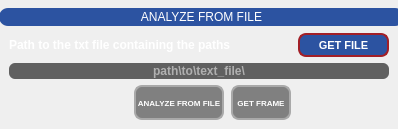
            <widget class="QGroupBox" name="groupBox_4">
             <property name="minimumSize">
              <size>
               <width>0</width>
               <height>125</height>
              </size>
             </property>
             <property name="styleSheet">
              <string notr="true">QGroupBox {
    border: none;
    margin-top: 24; 
}

QGroupBox::title {
    background-color: #2C53A1;
    color: #FFFFFF;
    padding: 2px 140px;     
    margin-top: 8px;        
    margin-bottom: 2px;      
    border-radius: 4px;
    font-weight: bold;
    border-top-left-radius: 9px;
    border-bottom-left-radius: 9px;
    border-top-right-radius: 9px;
    border-bottom-right-radius: 9px;
    subcontrol-origin: margin;
    subcontrol-position: top center; 
}</string>
             </property>
             <property name="title">
              <string>ANALYZE FROM FILE</string>
             </property>
             <layout class="QGridLayout" name="gridLayout_3" columnminimumwidth="0,0,0,0,0">
              <property name="leftMargin">
               <number>9</number>
              </property>
              <property name="topMargin">
               <number>9</number>
              </property>
              <property name="rightMargin">
               <number>9</number>
              </property>
              <property name="bottomMargin">
               <number>9</number>
              </property>
              <property name="horizontalSpacing">
               <number>7</number>
              </property>
              <property name="verticalSpacing">
               <number>6</number>
              </property>
              <item row="0" column="0" colspan="3">
               <widget class="QLabel" name="path_to_file_label">
                <property name="sizePolicy">
                 <sizepolicy hsizetype="Preferred" vsizetype="Preferred">
                  <horstretch>0</horstretch>
                  <verstretch>0</verstretch>
                 </sizepolicy>
                </property>
                <property name="minimumSize">
                 <size>
                  <width>183</width>
                  <height>0</height>
                 </size>
                </property>
                <property name="cursor">
                 <cursorShape>WhatsThisCursor</cursorShape>
                </property>
                <property name="toolTip">
                 <string>&lt;html&gt;&lt;head/&gt;&lt;body&gt;&lt;p&gt;&lt;span style=&quot; font-size:8pt; font-weight:400;&quot;&gt;Select a &lt;/span&gt;&lt;span style=&quot; font-size:8pt;&quot;&gt;.txt&lt;/span&gt;&lt;span style=&quot; font-size:8pt; font-weight:400;&quot;&gt; file containing the list of video file paths to be analyzed.&lt;/span&gt;&lt;/p&gt;&lt;p&gt;&lt;span style=&quot; font-size:8pt; font-weight:400;&quot;&gt;Each line in the file should correspond to a valid video allowing batch processing without manually selecting files.&lt;/span&gt;&lt;/p&gt;&lt;p&gt;&lt;span style=&quot; font-size:8pt; font-weight:400; font-style:italic;&quot;&gt;Example format:&lt;/span&gt;&lt;/p&gt;&lt;p&gt;&lt;span style=&quot; font-size:8pt; font-weight:400; font-style:italic;&quot;&gt;C:\data\video1.mp4&lt;/span&gt;&lt;/p&gt;&lt;p&gt;&lt;span style=&quot; font-size:8pt; font-weight:400; font-style:italic;&quot;&gt;C:\data\video2.mp4&lt;/span&gt;&lt;/p&gt;&lt;/body&gt;&lt;/html&gt;</string>
                </property>
                <property name="styleSheet">
                 <string notr="true">QLabel{color:#FFFFFF;font:7pt&quot;Arial&quot;;font-weight:bold;}</string>
                </property>
                <property name="text">
                 <string notr="true">Path to the txt file containing the paths</string>
                </property>
               </widget>
              </item>
              <item row="0" column="3">
               <spacer name="horizontalSpacer_2">
                <property name="orientation">
                 <enum>Qt::Orientation::Horizontal</enum>
                </property>
                <property name="sizeHint" stdset="0">
                 <size>
                  <width>52</width>
                  <height>18</height>
                 </size>
                </property>
               </spacer>
              </item>
              <item row="0" column="4">
               <widget class="QPushButton" name="get_file_to_analyze_button">
                <property name="sizePolicy">
                 <sizepolicy hsizetype="Preferred" vsizetype="Preferred">
                  <horstretch>0</horstretch>
                  <verstretch>0</verstretch>
                 </sizepolicy>
                </property>
                <property name="minimumSize">
                 <size>
                  <width>91</width>
                  <height>24</height>
                 </size>
                </property>
                <property name="font">
                 <font>
                  <family>Arial</family>
                  <pointsize>8</pointsize>
                  <italic>false</italic>
                  <bold>true</bold>
                 </font>
                </property>
                <property name="cursor">
                 <cursorShape>PointingHandCursor</cursorShape>
                </property>
                <property name="styleSheet">
                 <string notr="true">QPushButton {
    border: 2px solid #A21F27;
    border-radius: 8px;
    background-color: #2C53A1;
    color: #FFFFFF;
    font: 8pt &quot;Arial&quot;;
    font-weight: bold;
}
QPushButton:pressed {
    border: 2px solid #A21F27;
    border-radius: 8px;
    background-color: #A21F27;
    color: #FFFFFF;
}
QPushButton:disabled {
    background-color: gray;
    color: white;
    border: 2px solid darkgray;
}</string>
                </property>
                <property name="text">
                 <string notr="true">GET FILE</string>
                </property>
               </widget>
              </item>
              <item row="1" column="0" colspan="5">
               <widget class="QLineEdit" name="analyze_from_file_lineedit">
                <property name="enabled">
                 <bool>true</bool>
                </property>
                <property name="mouseTracking">
                 <bool>false</bool>
                </property>
                <property name="styleSheet">
                 <string notr="true">QLineEdit{border:#969696;background-color:#606060;border-bottom-left-radius:6px;border-top-left-radius:6px;color:#FFFFFF;font:7pt&quot;Arial&quot;;font-weight:bold;border-bottom-right-radius:6px;border-top-right-radius:6px}</string>
                </property>
                <property name="text">
                 <string notr="true"/>
                </property>
                <property name="frame">
                 <bool>false</bool>
                </property>
                <property name="cursorPosition">
                 <number>0</number>
                </property>
                <property name="alignment">
                 <set>Qt::AlignmentFlag::AlignCenter</set>
                </property>
                <property name="readOnly">
                 <bool>true</bool>
                </property>
                <property name="placeholderText">
                 <string>path\to\text_file\</string>
                </property>
               </widget>
              </item>
              <item row="2" column="0">
               <spacer name="horizontalSpacer_3">
                <property name="orientation">
                 <enum>Qt::Orientation::Horizontal</enum>
                </property>
                <property name="sizeHint" stdset="0">
                 <size>
                  <width>79</width>
                  <height>18</height>
                 </size>
                </property>
               </spacer>
              </item>
              <item row="2" column="1">
               <widget class="QPushButton" name="analyze_from_file_button">
                <property name="enabled">
                 <bool>false</bool>
                </property>
                <property name="sizePolicy">
                 <sizepolicy hsizetype="Preferred" vsizetype="Preferred">
                  <horstretch>0</horstretch>
                  <verstretch>0</verstretch>
                 </sizepolicy>
                </property>
                <property name="minimumSize">
                 <size>
                  <width>90</width>
                  <height>35</height>
                 </size>
                </property>
                <property name="font">
                 <font>
                  <family>Arial</family>
                  <pointsize>6</pointsize>
                  <italic>false</italic>
                  <bold>true</bold>
                 </font>
                </property>
                <property name="cursor">
                 <cursorShape>PointingHandCursor</cursorShape>
                </property>
                <property name="styleSheet">
                 <string notr="true">QPushButton {
	font: 6pt &quot;Arial&quot;;
	font-weight: bold;
    border: 2px solid #a21f27;
    border-radius: 8px;
    background-color: #2c53a1;
    color: #ffffff;
}
QPushButton:pressed {
    border: 2px solid #a21f27;
    border-radius: 8px;
    background-color: #a21f27;
    color: #ffffff;
}
QPushButton:disabled {
    background-color: gray;
    color: white; /* Optional: change text color */
    border: 2px solid darkgray; /* Optional: customize border */
}</string>
                </property>
                <property name="text">
                 <string notr="true">ANALYZE FROM FILE</string>
                </property>
               </widget>
              </item>
              <item row="2" column="2" colspan="2">
               <widget class="QPushButton" name="analyze_from_file_get_frames_button">
                <property name="enabled">
                 <bool>false</bool>
                </property>
                <property name="sizePolicy">
                 <sizepolicy hsizetype="Preferred" vsizetype="Preferred">
                  <horstretch>0</horstretch>
                  <verstretch>0</verstretch>
                 </sizepolicy>
                </property>
                <property name="minimumSize">
                 <size>
                  <width>60</width>
                  <height>35</height>
                 </size>
                </property>
                <property name="font">
                 <font>
                  <family>Arial</family>
                  <pointsize>6</pointsize>
                  <italic>false</italic>
                  <bold>true</bold>
                 </font>
                </property>
                <property name="cursor">
                 <cursorShape>PointingHandCursor</cursorShape>
                </property>
                <property name="styleSheet">
                 <string notr="true">QPushButton {
	font: 6pt &quot;Arial&quot;;
	font-weight: bold;
    border: 2px solid #a21f27;
    border-radius: 8px;
    background-color: #2c53a1;
    color: #ffffff;
}
QPushButton:pressed {
    border: 2px solid #a21f27;
    border-radius: 8px;
    background-color: #a21f27;
    color: #ffffff;
}
QPushButton:disabled {
    background-color: gray;
    color: white; /* Optional: change text color */
    border: 2px solid darkgray; /* Optional: customize border */
}</string>
                </property>
                <property name="text">
                 <string notr="true">GET FRAME</string>
                </property>
               </widget>
              </item>
              <item row="2" column="4">
               <spacer name="horizontalSpacer_4">
                <property name="orientation">
                 <enum>Qt::Orientation::Horizontal</enum>
                </property>
                <property name="sizeHint" stdset="0">
                 <size>
                  <width>88</width>
                  <height>18</height>
                 </size>
                </property>
               </spacer>
              </item>
             </layout>
            </widget>
